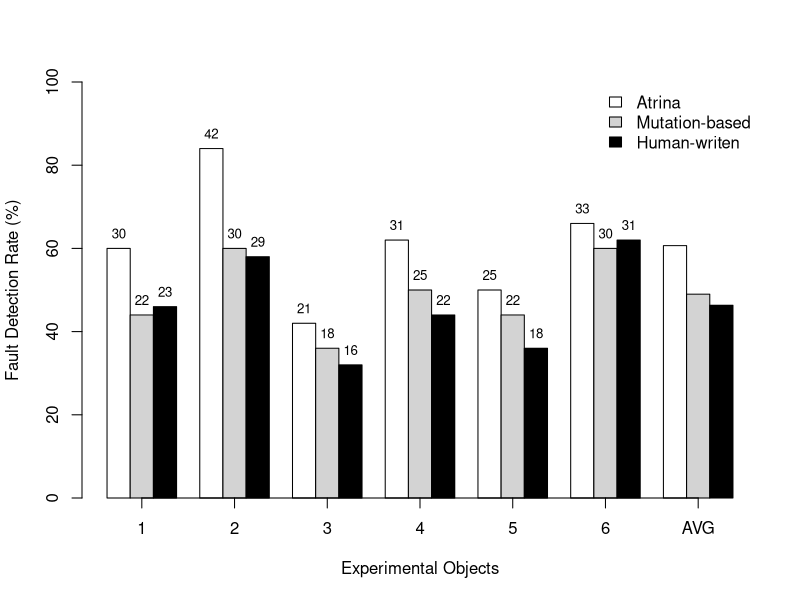

Reproduce this figure in R.
data <- read.csv(file="../data/faultDetectionRate.txt", header=T)

pdf("barplot-faultDetectionRate.pdf")

#x <- data$appId
x <- c(1, 2, 3, 4, 5, 6, 'AVG')

atrinaY<-c(data$atrina)
meanAtrina <- mean(atrinaY)
atrinaY<-c(data$atrina, meanAtrina)
mutationY<-data$mutation
meanMutation <- mean(mutationY)
mutationY<-c(data$mutation, meanMutation)
manualY<-data$manual
meanManual <- mean(manualY)
manualY<-c(data$manual, meanManual)



atrinaNoFd <- data$atrinaNoFd
atrinaNoFdMean <- meanAtrina
atrinaNoFd <- c(data$atrinaNoFd, '')
mutationNoFd <- data$mutationNoFd
mutationNoFdMean <- meanMutation
mutationNoFd <- c(data$mutationNoFd, '')
manualNoFd <- data$manualNoFd
manualNoFdMean <- meanManual
manualNoFd <- c(data$manualNoFd, '')

height <- rbind(atrinaY, mutationY, manualY)
#heightMean <- rbind(meanAtrina, meanMutation, meanManual)
length <- rbind(atrinaNoFd, mutationNoFd, manualNoFd )


#colors <- grey.colors(3, start = 0.8, end = 0.4, gamma = 2.2)

colors<-c("white", "lightgray", "black")

mp <- barplot(height, beside = TRUE, 
ylim = c(0, 100), ylab="Fault Detection Rate (%)", xlab="Experimental Objects", col=colors)

text(mp, height, labels = format(length, 3), pos = 3, cex = .80)



myaxis <- c(2.5, 6.5, 10.5, 14.5, 18.5, 22.5, 26.5)
myaxislab <- c(1, 2, 3, 4, 5, 6, 'AVG')  

labels <- c('Atrina', 'Mutation-based', 'Human-writen')
#inset <- c(0.1, 0.1)
axis(1, at = myaxis, labels = myaxislab, cex.axis = 1)
legend("topright", labels, fill=colors, bty="n")
dev.off()
